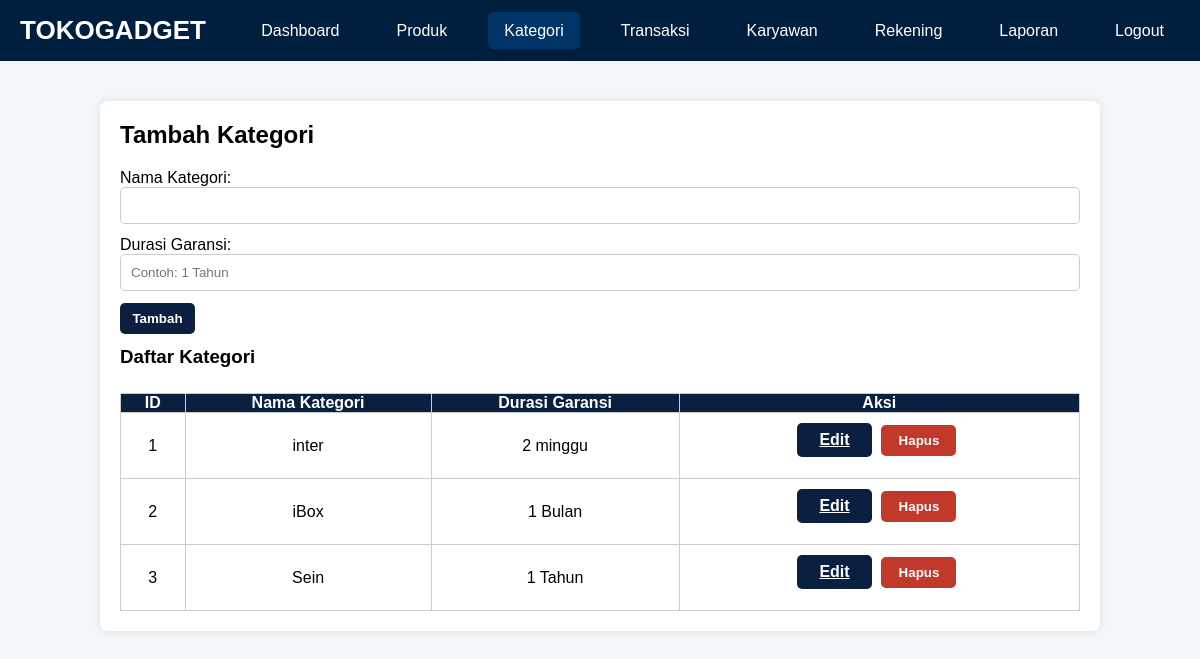
The app's page /TB_basdat/admin/kategori.php (signed in) with its own data.
### tables this page shows
CREATE TABLE `kategori_produk` (
  `id_kategori` int(11) NOT NULL,
  `nama_kategori` varchar(50) NOT NULL,
  `durasi_garansi` varchar(50) DEFAULT NULL
);

### TB_basdat/admin/kategori.php (the view, shortened to what this page needs)
<?php
require_once '../config/database.php';
include 'navbar.php';
$edit_data = null;
$kategori_result = $pdo->query("SELECT * FROM kategori_produk")->fetchAll();
?>
<!DOCTYPE html>
<html>
<head>
</head>
<body>
<div class="container">
    <h2 style="margin-bottom: 20px;"><?= $edit_data ? 'Edit Kategori' : 'Tambah Kategori'; ?></h2>
    <form method="POST">
        <label>Nama Kategori:</label>
        <input type="text" name="nama_kategori" required value="<?= htmlspecialchars($edit_data['nama_kategori'] ?? ''); ?>">
        <label>Durasi Garansi:</label>
        <input type="text" name="durasi_garansi" required placeholder="Contoh: 1 Tahun" value="<?= htmlspecialchars($edit_data['durasi_garansi'] ?? ''); ?>">
        <button type="submit" class="btn btn-primary"><?= $edit_data ? 'Update' : 'Tambah'; ?></button>
    </form>
    <h3>Daftar Kategori</h3>
    <table>
        <tr style="background-color: #eee;">
            <th>ID</th>
            <th>Nama Kategori</th>
            <th>Durasi Garansi</th>
            <th>Aksi</th>
        </tr>
        <?php foreach ($kategori_result as $row): ?>
        <tr>
            <td><?= $row['id_kategori']; ?></td>
            <td><?= htmlspecialchars($row['nama_kategori']); ?></td>
            <td><?= htmlspecialchars($row['durasi_garansi']); ?></td>
            <td>
                <a href="kategori.php?edit=<?= $row['id_kategori']; ?>" class="btn btn-primary">Edit</a>
                <form method="POST" class="inline" onsubmit="return confirm('Hapus kategori ini?')">
                    <button type="submit" class="btn btn-danger">Hapus</button>
                </form>
            </td>
        </tr>
        <?php endforeach; ?>
    </table>
</div>
</body>
</html>

### TB_basdat/admin/kategori.php (style rules this page uses)
* { margin: 0; padding: 0; box-sizing: border-box; }
body { font-family: Arial, sans-serif; background: #f4f7fa; }
.container { max-width: 1000px; margin: 40px auto; padding: 20px; background: white; box-shadow: 0 0 8px rgba(0,0,0,0.1); border-radius: 8px; }
input, select, button { width: 100%; padding: 10px; margin-bottom: 12px; border: 1px solid #ccc; border-radius: 5px; }
.btn { padding: 8px 12px; border-radius: 5px; font-weight: bold; cursor: pointer; text-align: center; display: inline-block; border: none; margin-right: 5px; width: 75px; }
.btn-primary { background-color: #0b1f40; color: white; }
.btn-danger { background-color: #c0392b; color: white; }
table { width: 100%; border-collapse: collapse; margin-top: 25px; }
table, th, td { border: 1px solid #ccc; }
th { background-color: #0b1f40; color: white; text-align: center; }
td { padding: 10px; text-align: center; }
.inline { display: inline-block; }

### records on screen
kategori_produk: id_kategori "1", nama_kategori "inter", durasi_garansi "2 minggu"
kategori_produk: id_kategori "2", nama_kategori "iBox", durasi_garansi "1 Bulan"
kategori_produk: id_kategori "3", nama_kategori "Sein", durasi_garansi "1 Tahun"
